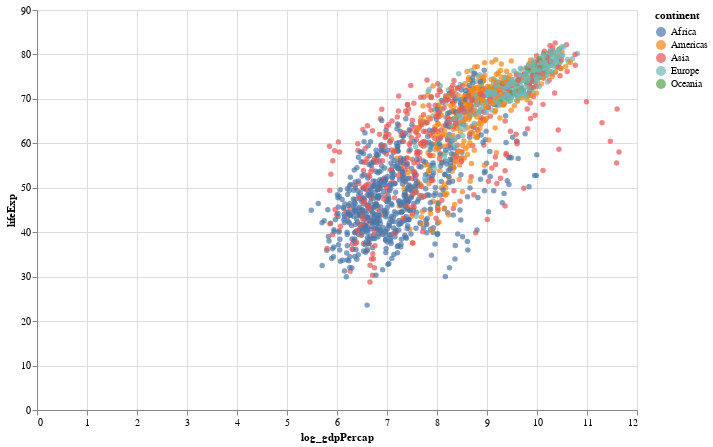

Notebook code for this chart:
### Markdown cell above
---
#### Q39:

### Code cell
scatter_plot = alt.Chart(df).mark_circle().encode(
    x='log_gdpPercap:Q',
    y='lifeExp:Q',
    color='continent:N',
    tooltip=['country', 'log_gdpPercap', 'lifeExp', 'continent']
).properties(
    width=600,
    height=400
)

scatter_plot

### Figure 1 — Vega-Lite specification as saved in the notebook (floating-point values rounded to 4 significant figures; data arrays with more than 128 entries replaced by an {"elided": "..."} marker saying what was removed)
{"config": {"view": {"continuousWidth": 300, "continuousHeight": 300}}, "data": {"name": "data-1ffe974be23bea18679230b07e5f852e"}, "mark": {"type": "circle"}, "encoding": {"color": {"field": "continent", "type": "nominal"}, "tooltip": [{"field": "country", "type": "nominal"}, {"field": "log_gdpPercap", "type": "quantitative"}, {"field": "lifeExp", "type": "quantitative"}, {"field": "continent", "type": "nominal"}], "x": {"field": "log_gdpPercap", "type": "quantitative"}, "y": {"field": "lifeExp", "type": "quantitative"}}, "height": 400, "width": 600, "$schema": "https://vega.github.io/schema/vega-lite/v5.16.3.json", "datasets": {"data-1ffe974be23bea18679230b07e5f852e": {"elided": "1704 records"}}}
